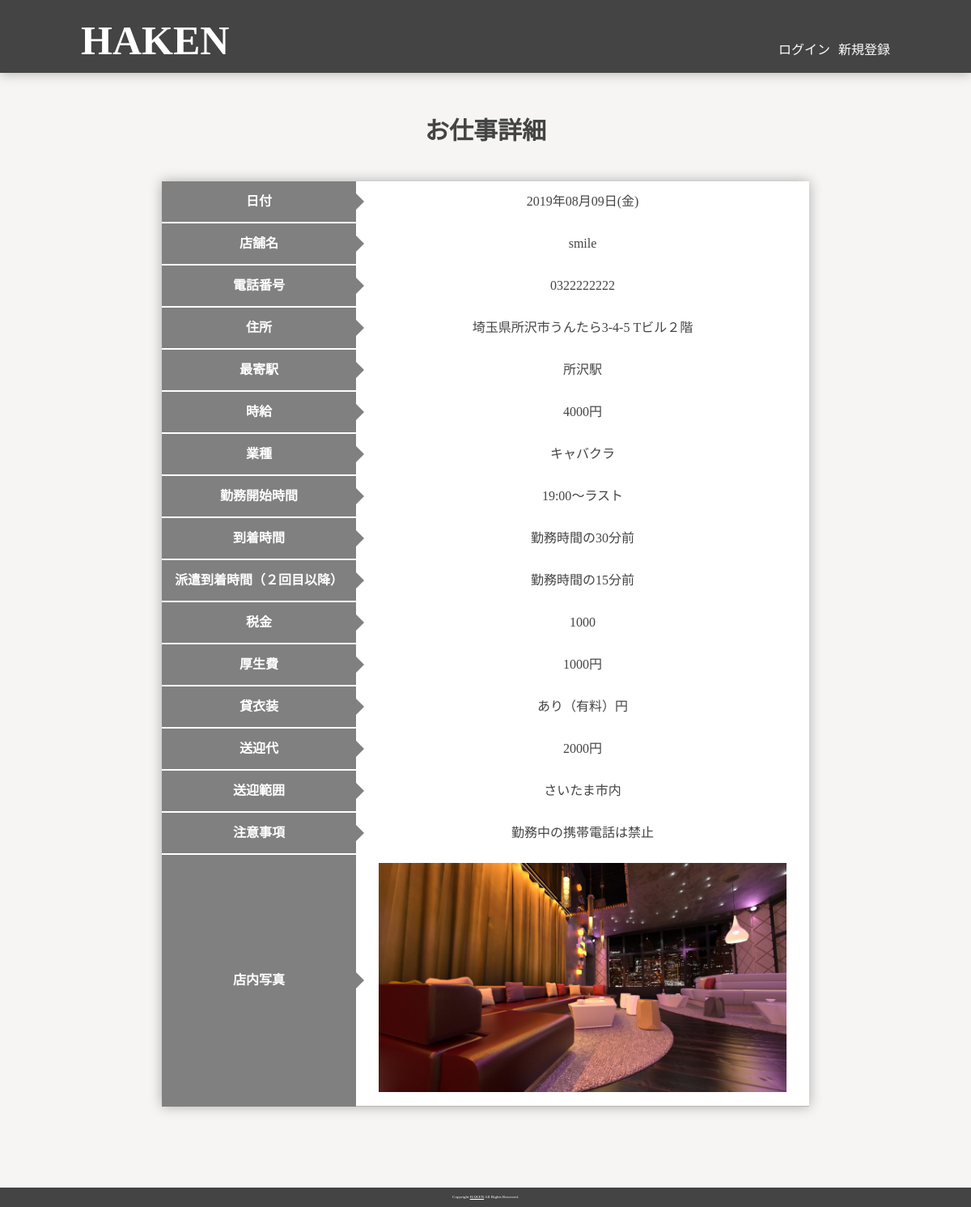
Page /ankenDetail.php?a_id=1 on the committed database.
### tables this page shows
CREATE TABLE `anken` (
  `id` int(11) NOT NULL,
  `anken_date` date NOT NULL,
  `salary` int(11) NOT NULL,
  `bosyu` int(11) NOT NULL,
  `start_time` time NOT NULL,
  `comment` varchar(255) DEFAULT NULL,
  `pic` varchar(255) NOT NULL,
  `tenpo_id` int(11) NOT NULL,
  `simekiri_flg` tinyint(1) NOT NULL DEFAULT '0',
  `delete_flg` tinyint(1) NOT NULL DEFAULT '0',
  `create_date` datetime NOT NULL,
  `update_date` timestamp NOT NULL DEFAULT CURRENT_TIMESTAMP ON UPDATE CURRENT_TIMESTAMP
);

CREATE TABLE `tenpo` (
  `id` int(11) NOT NULL,
  `email` varchar(255) NOT NULL,
  `pass` varchar(255) NOT NULL,
  `tenpo_name` varchar(255) DEFAULT NULL,
  `owner_name` varchar(255) DEFAULT NULL,
  `tel` varchar(11) NOT NULL,
  `pref` varchar(255) NOT NULL,
  `addr` varchar(255) DEFAULT NULL,
  `station` varchar(255) DEFAULT NULL,
  `category` varchar(255) DEFAULT NULL,
  `hair` int(11) DEFAULT NULL,
  `arrival_time` varchar(11) DEFAULT NULL,
  `arrival_time_re` varchar(11) DEFAULT NULL,
  `tax` int(11) DEFAULT NULL,
  `kouseihi` int(11) DEFAULT NULL,
  `dress` varchar(11) DEFAULT NULL,
  `car` int(11) DEFAULT NULL,
  `car_hani` varchar(255) DEFAULT NULL,
  `syorui` varchar(255) DEFAULT NULL,
  `login_time` date DEFAULT NULL,
  `delete_flg` tinyint(1) NOT NULL DEFAULT '0',
  `create_date` datetime NOT NULL,
  `update_date` timestamp NOT NULL DEFAULT CURRENT_TIMESTAMP ON UPDATE CURRENT_TIMESTAMP
);

CREATE TABLE `category` (
  `id` int(11) NOT NULL,
  `category_name` varchar(255) NOT NULL,
  `delete_flg` tinyint(1) NOT NULL,
  `create_date` datetime NOT NULL,
  `update_date` timestamp NOT NULL DEFAULT CURRENT_TIMESTAMP ON UPDATE CURRENT_TIMESTAMP
);

### function.php (called while the page is built, shortened)
<?php
 function dbConnect(){
   $dsn = 'mysql:dbname=kyabahaken;host=localhost;charset=utf8';
   $user = 'root';
   $password = 'root';
   $options = array(
     PDO::ATTR_ERRMODE => PDO::ERRMODE_SILENT,
     PDO::ATTR_DEFAULT_FETCH_MODE => PDO::FETCH_ASSOC,
     PDO::MYSQL_ATTR_USE_BUFFERED_QUERY => true,
   );
   $dbh = new PDO($dsn, $user, $password, $options);
   return $dbh;
 }
 function queryPost($dbh, $sql, $data){
   $stmt = $dbh->prepare($sql);
   if(!$stmt->execute($data)){
     debug('クエリに失敗しました');
     debug('SQLエラー'.print_r($stmt->errorInfo(),true));
     $err_msg['common'] = MSG07;
     return 0;
   }else{
     return $stmt;
   }
 }
 function getAnkenOne($a_id){
  try {
    $dbh = dbConnect();
    $sql = 'SELECT a.id, `anken_date`, `salary`, `bosyu`, `start_time`, `comment`, `pic`, `tenpo_id`, a.delete_flg, a.create_date, a.update_date , `email`, `pass`, `tenpo_name`, `owner_name`, `tel`, `pref`, `addr`, `station`, `category`, `hair`, `arrival_time`, `arrival_time_re`, `tax`, `kouseihi`, `dress`, `car`, `car_hani`, `syorui`, t.login_time, t.delete_flg, t.create_date, t.update_date , category_name FROM anken as a LEFT JOIN tenpo as t ON a.tenpo_id = t.id LEFT JOIN category AS c ON t.category = c.id WHERE a.id = :id';
    $data = array(':id' => $a_id);
    $stmt = queryPost($dbh, $sql, $data);
    if($stmt){
      return $stmt->fetch(PDO::FETCH_ASSOC);
    }else{
      return false;
    }
  } catch (Exception $e) {
    error_log('エラー発生:' . $e->getMessage());
  }
}
function week($anken_date){
	$date = $anken_date;
	$datetime = new DateTime($date);
	$weekList = array("日", "月", "火", "水", "木", "金", "土");
	$w = (int)$datetime->format('w');
	return '('.$weekList[$w].')';
}

### ankenDetail.php (the view, shortened to what this page needs)
<?php
require('function.php');
$a_id = $_GET['a_id'];
$viewData = getAnkenOne($a_id);
 ?>
<?php
require('head.php');
 ?>
  <body class="page-login page-1colum">
<?php
require('header.php');
 ?>
    <h2>お仕事詳細</h2>
    <div id="contents" class="site-width">
      <section id="main">
        <div class="anken-detail">
        <form class="" action="" method="post">
          <table >
          <tr>
              <th>日付</th>
              <td><?php echo date('Y年m月d日', strtotime($viewData['anken_date'])).week($viewData['anken_date']); ?></td>
            </tr>
            <tr>
              <th>店舗名</th>
              <td><?php echo $viewData['tenpo_name']; ?></td>
            </tr>
            <tr>
              <th>電話番号</th>
              <td><?php echo $viewData['tel'];?></td>
            </tr>
            <tr>
              <th>住所</th>
              <td><?php echo $viewData['pref'];?><?php echo $viewData['addr'];?></td>
            </tr>
            <tr>
              <th>最寄駅</th>
              <td><?php echo $viewData['station'];?></td>
            </tr>
            <tr>
              <th>時給</th>
              <td><?php echo $viewData['salary'];?>円</td>
            </tr>
            <tr>
              <th>業種</th>
              <td><?php echo $viewData['category_name'];?></td>
            </tr>
            <tr>
              <th>勤務開始時間</th>
              <td><?php echo substr($viewData['start_time'],0,5);?>〜ラスト</td>
            </tr>
            <tr>
              <th>到着時間</th>
              <td>勤務時間の<?php echo $viewData['arrival_time'];?>分前</td>
            </tr>
            <tr>
              <th>派遣到着時間（２回目以降）</th>
              <td>勤務時間の<?php echo $viewData['arrival_time_re'];?>分前</td>
            </tr>
            <tr>
              <th>税金</th>
              <td><?php echo $viewData['tax'];?></td>
            </tr>
            <tr>
              <th>厚生費</th>
              <td><?php echo $viewData['kouseihi'];?>円</td>
            </tr>
            <tr>
              <th>貸衣装</th>
              <td><?php echo $viewData['dress'];?>円</td>
            </tr>
            <tr>
              <th>送迎代</th>
              <td><?php echo $viewData['car'];?>円</td>
            </tr><tr>
              <th>送迎範囲</th>
              <td><?php echo $viewData['car_hani'];?></td>
            </tr>
            <tr>
              <th>注意事項</th>
              <td><?php echo $viewData['comment'];?></td>
            </tr>
            <tr>
              <th>店内写真</th>
              <td><img src="<?php echo $viewData['pic'];?>" alt="" style="width:90%;"></td>
            </tr>
          </table>
          </form>
        </div>
      </section>
    </div>
<?php
require('footer.php');
 ?>

### head.php (shortened to what this page needs)
<!DOCTYPE html>
<html lang="ja" dir="ltr">
  <head>
    <link rel="stylesheet" type="text/css" href="style.css">
    <link href="https://use.fontawesome.com/releases/v5.6.1/css/all.css" rel="stylesheet">
    <link rel="stylesheet" href="https://cdnjs.cloudflare.com/ajax/libs/font-awesome-animation/0.0.10/font-awesome-animation.css" type="text/css" media="all" />
  </head>

### header.php
<header>
  <div class="site-width">
    <h1><a href="index.php">HAKEN</a></h1>
      <nav id="top-nav" >
        <ul class="flexbox">
          <?php
            if(empty($_SESSION['user_id'])){
          ?>
          <li><a href="login.php">ログイン</a></li>
          <li><a href="signup.php">新規登録</a></li>
          <?php
            }else{
          ?>
          <li><a href="mypage.php">マイページ</a></li>
          <li><a href="logout.php">ログアウト</a></li>
            <?php } ?>
        </ul>
      </nav>
  </div>
</header>

### footer.php (shortened to what this page needs)
<footer id="footer">
  Copyright <a href="index.php">HAKEN</a> All Rights Reserved.
</footer>
</body>
</html>

### style.css (style rules this page uses)
body { color: #444; margin: 0; padding: 0; line-height: 150%; background: #f6f5f4; }
h1,h2,h3,h4,h5,h6,p { margin: 0; padding: 0; }
.site-width { width: 1000px; margin: 0 auto; }
#main { min-height: 600px; margin-top: 50px; }
h2 { text-align: center; font-size: 30px; }
header { background: #444; height: 90px; margin-bottom: 60px; display: flex; box-shadow: 0 0 15px rgba(0,0,0,.3); }
header h1 { color: white; font-size: 50px; width:300px; height: 100px; line-height: 100px; float: left; }
header h1 a { text-decoration: none; color: white; }
.flexbox { display: flex; justify-content: flex-end; margin-top: 50px; }
#top-nav ul li { margin-left: 10px; }
nav ul li { list-style: none; }
nav a { text-decoration: none; color: white; }
table { margin-left: 20px; border-spacing: unset; }
tbody td { padding-top: 10px; padding-bottom: 10px; text-align: center; height: 30px; }
.anken-detail table { width: 80%; margin: 10px auto; margin-bottom: 100px; border-collapse: collapse; }
.anken-detail table tr { border-bottom: solid 2px white; }
.anken-detail table tr:last-child { border-bottom: none; }
.anken-detail table th { position: relative; text-align: left; width: 30%; background-color: #808080; color: white; text-align: center; padding: 10px 0; }
.anken-detail table th:after { display: block; content: ""; width: 0px; height: 0px; position: absolute; top:calc(50% - 10px); right:-10px; border-left: 10px solid #808080; border-top: 10px solid transparent; border-bottom: 10px solid transparent; }
.anken-detail table td { width: 70%; text-align: center; padding: 10px 0; background: white; border-bottom: 1px solid #bbb4b4; }
footer { background: #444; color: white; font-size: 5px; text-align:center; }
footer a { color: white; }

### rows in the picture
anken: anken_date "2019年08月09日", anken_date "(金)", tenpo.tenpo_name "smile", tenpo.tel "0322222222", tenpo.pref "埼玉県", tenpo.addr "所沢市うんたら3-4-5 Tビル２階", tenpo.station "所沢駅", salary "4000", category.category_name "キャバクラ", start_time "19:00", tenpo.arrival_time "30", tenpo.arrival_time_re "15", tenpo.tax "1000", tenpo.kouseihi "1000", tenpo.dress "あり（有料）", tenpo.car "2000", tenpo.car_hani "さいたま市内", comment "勤務中の携帯電話は禁止", pic (picture)
